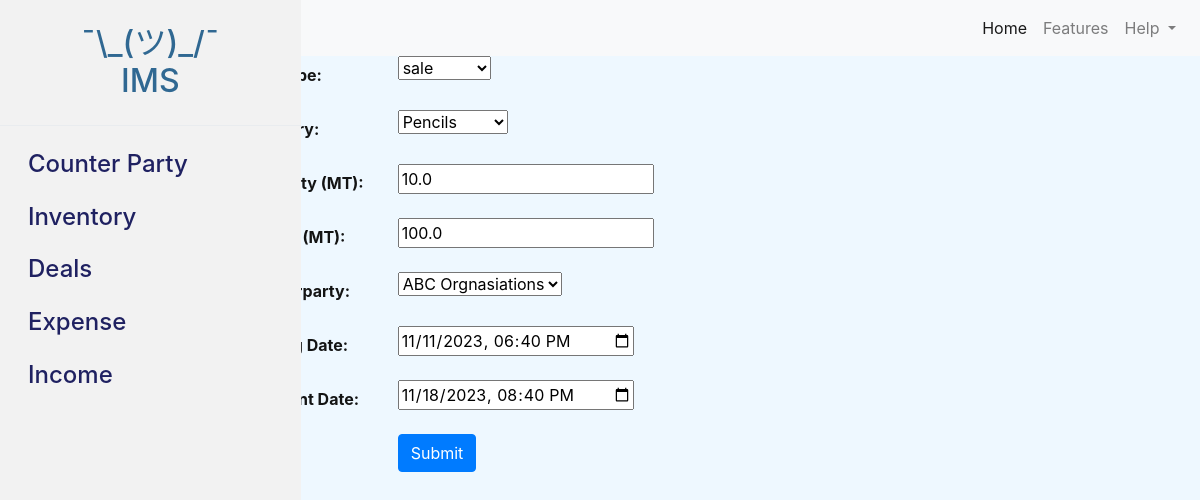
The page /deals/edit/1/ on the database its author committed.
### inventoryMgtSys/models.py (models this page shows, shortened)
class Deal(models.Model):
    DEAL_TYPES = [
        ('Sale', 'sale'),
        ('Purchase', 'purchase'),
    ]
    deal_type = models.CharField(max_length=20, choices=DEAL_TYPES)
    inventory = models.ForeignKey(Inventory, on_delete=models.CASCADE)
    gross_qty_mt = models.FloatField()
    net_qty_mt = models.FloatField()
    counterparty = models.ForeignKey(CounterParty, on_delete=models.CASCADE)
    booking_date = models.DateTimeField()
    shipment_date = models.DateTimeField()
    amount = models.FloatField()

### inventoryMgtSys/views.py (the view)
# urls.py: path('deals/edit/<int:pk>/', views.deal_edit, name='deal_edit'),
def deal_edit(request, pk):
    deal = get_object_or_404(Deal, pk=pk)
    if request.method == 'POST':
        form = DealForm(request.POST, instance=deal)
        if form.is_valid():
            form.save()
            return redirect('deal_list')
    else:
        form = DealForm(instance=deal)
    return render(request, 'deal_form.html', {'form': form})

### inventoryMgtSys/forms.py
class DealForm(forms.ModelForm):
    class Meta:
        model = Deal
        fields = '__all__'
    def __init__(self, *args, **kwargs):
        super().__init__(*args, **kwargs)
        self.fields['booking_date'].widget = forms.DateTimeInput(attrs={'type': 'datetime-local'})
        self.fields['shipment_date'].widget = forms.DateTimeInput(attrs={'type': 'datetime-local'})

### inventoryMgtSys/models.py (called while the page is built)
    def __str__(self):
        return self.name

    def __str__(self):
        return self.product

### inventoryMgtSys/templates/deal_form.html (shortened to what this page needs)
{% extends 'base.html' %}
{% block content %}
{% include 'navbar.html' %}
{% include 'sidebar.html' %}
<main role="main" class="col-md-9 ml-sm-auto col-lg-10 px-4">
    <div class="container">
        <form method="post">
            <div class="form-group row">
              <label for="id_deal_type" class="col-sm-2 col-form-label highlight-label">Deal Type:</label>
              <div class="col-sm-10">
                {{ form.deal_type }}
              </div>
            </div>
            <div class="form-group row">
              <label for="id_inventory" class="col-sm-2 col-form-label highlight-label">Inventory:</label>
              <div class="col-sm-10">
                {{ form.inventory }}
              </div>
            </div>
            <div class="form-group row">
              <label for="id_gross_qty_mt" class="col-sm-2 col-form-label highlight-label">Gross Qty (MT):</label>
              <div class="col-sm-10">
                {{ form.gross_qty_mt }}
              </div>
            </div>
            <div class="form-group row">
              <label for="id_net_qty_mt" class="col-sm-2 col-form-label highlight-label">Net Qty (MT):</label>
              <div class="col-sm-10">
                {{ form.net_qty_mt }}
              </div>
            </div>
            <div class="form-group row">
              <label for="id_counterparty" class="col-sm-2 col-form-label highlight-label">Counterparty:</label>
              <div class="col-sm-10">
                {{ form.counterparty }}
              </div>
            </div>
            <div class="form-group row">
              <label for="id_booking_date" class="col-sm-2 col-form-label highlight-label">Booking Date:</label>
              <div class="col-sm-10">
                {{ form.booking_date }}
              </div>
            </div>
            <div class="form-group row">
              <label for="id_shipment_date" class="col-sm-2 col-form-label highlight-label">Shipment Date:</label>
              <div class="col-sm-10">
                {{ form.shipment_date }}
              </div>
            </div>
            <div class="form-group row">
              <div class="col-sm-10 offset-sm-2">
                <button type="submit" class="btn btn-primary">Submit</button>
              </div>
            </div>
          </form>
    </div>
</main>
{% endblock %}

### inventoryMgtSys/templates/base.html (style rules this page uses)
body { color: #306892; background-color: #eef8ff; }
.highlight-label { font-weight: bold; color: #131414; }

### rows shown on the page
Deal: deal_type "sale", inventory "Pencils", gross_qty_mt "10.0", net_qty_mt "100.0", counterparty "ABC Orgnasiations", booking_date "11/11/2023 18:40", shipment_date "11/18/2023 20:40"
